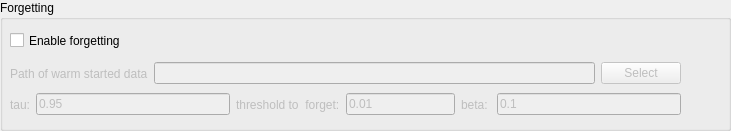
     <widget class="QGroupBox" name="groupBox_forgetting">
      <property name="geometry">
       <rect>
        <x>500</x>
        <y>590</y>
        <width>731</width>
        <height>131</height>
       </rect>
      </property>
      <property name="title">
       <string>Forgetting</string>
      </property>
      <widget class="QCheckBox" name="checkBox_enable_forget">
       <property name="geometry">
        <rect>
         <x>10</x>
         <y>30</y>
         <width>131</width>
         <height>21</height>
        </rect>
       </property>
       <property name="text">
        <string>Enable forgetting</string>
       </property>
       <property name="checked">
        <bool>false</bool>
       </property>
      </widget>
      <widget class="QWidget" name="layoutWidget">
       <property name="geometry">
        <rect>
         <x>10</x>
         <y>60</y>
         <width>671</width>
         <height>27</height>
        </rect>
       </property>
       <layout class="QHBoxLayout" name="horizontalLayout_72">
        <item>
         <widget class="QLabel" name="label_warm_data">
          <property name="enabled">
           <bool>false</bool>
          </property>
          <property name="text">
           <string>Path of warm started data</string>
          </property>
         </widget>
        </item>
        <item>
         <widget class="QLineEdit" name="lineEdit_warm_data">
          <property name="enabled">
           <bool>false</bool>
          </property>
         </widget>
        </item>
        <item>
         <widget class="QPushButton" name="pushButton_warm_data">
          <property name="enabled">
           <bool>false</bool>
          </property>
          <property name="text">
           <string>Select</string>
          </property>
         </widget>
        </item>
       </layout>
      </widget>
      <widget class="QWidget" name="layoutWidget">
       <property name="geometry">
        <rect>
         <x>10</x>
         <y>90</y>
         <width>671</width>
         <height>29</height>
        </rect>
       </property>
       <layout class="QHBoxLayout" name="horizontalLayout_71">
        <item>
         <layout class="QHBoxLayout" name="horizontalLayout_68">
          <item>
           <widget class="QLabel" name="label_tau_forget">
            <property name="enabled">
             <bool>false</bool>
            </property>
            <property name="text">
             <string>tau:</string>
            </property>
           </widget>
          </item>
          <item>
           <widget class="QLineEdit" name="lineEdit_tau_forget">
            <property name="enabled">
             <bool>false</bool>
            </property>
            <property name="text">
             <string>0.95</string>
            </property>
           </widget>
          </item>
         </layout>
        </item>
        <item>
         <layout class="QHBoxLayout" name="horizontalLayout_69">
          <item>
           <widget class="QLabel" name="label_th_forget">
            <property name="enabled">
             <bool>false</bool>
            </property>
            <property name="text">
             <string>threshold to  forget:</string>
            </property>
           </widget>
          </item>
          <item>
           <widget class="QLineEdit" name="lineEdit_th_forget">
            <property name="enabled">
             <bool>false</bool>
            </property>
            <property name="text">
             <string>0.01</string>
            </property>
           </widget>
          </item>
         </layout>
        </item>
        <item>
         <layout class="QHBoxLayout" name="horizontalLayout_70">
          <item>
           <widget class="QLabel" name="label_beta_forget">
            <property name="enabled">
             <bool>false</bool>
            </property>
            <property name="text">
             <string>beta: </string>
            </property>
           </widget>
          </item>
          <item>
           <widget class="QLineEdit" name="lineEdit_beta_forget">
            <property name="enabled">
             <bool>false</bool>
            </property>
            <property name="text">
             <string>0.1</string>
            </property>
           </widget>
          </item>
         </layout>
        </item>
       </layout>
      </widget>
     </widget>
